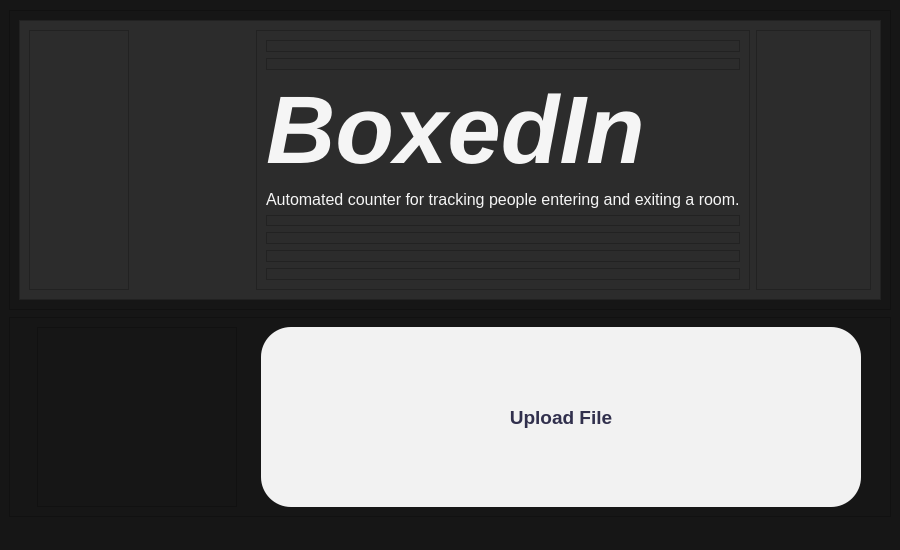
<?xml version="1.0" encoding="UTF-8"?>
<ui version="4.0">
 <class>mainWindow</class>
 <widget class="QMainWindow" name="mainWindow">
  <property name="geometry">
   <rect>
    <x>0</x>
    <y>0</y>
    <width>900</width>
    <height>550</height>
   </rect>
  </property>
  <property name="minimumSize">
   <size>
    <width>900</width>
    <height>550</height>
   </size>
  </property>
  <property name="maximumSize">
   <size>
    <width>900</width>
    <height>550</height>
   </size>
  </property>
  <property name="windowTitle">
   <string>BoxedIn</string>
  </property>
  <property name="styleSheet">
   <string notr="true">background-color: rgb(22, 22, 22);</string>
  </property>
  <widget class="QWidget" name="widget">
   <layout class="QVBoxLayout" name="verticalLayout">
    <item>
     <widget class="QFrame" name="frame_2">
      <property name="minimumSize">
       <size>
        <width>400</width>
        <height>50</height>
       </size>
      </property>
      <property name="maximumSize">
       <size>
        <width>900</width>
        <height>300</height>
       </size>
      </property>
      <property name="frameShape">
       <enum>QFrame::StyledPanel</enum>
      </property>
      <property name="frameShadow">
       <enum>QFrame::Raised</enum>
      </property>
      <layout class="QHBoxLayout" name="horizontalLayout_2">
       <item>
        <widget class="QFrame" name="frame_4">
         <property name="styleSheet">
          <string notr="true">background-color: rgb(44, 44, 44);</string>
         </property>
         <property name="frameShape">
          <enum>QFrame::StyledPanel</enum>
         </property>
         <property name="frameShadow">
          <enum>QFrame::Raised</enum>
         </property>
         <layout class="QVBoxLayout" name="verticalLayout_2">
          <item>
           <layout class="QHBoxLayout" name="horizontalLayout_3">
            <item>
             <widget class="QFrame" name="frame_6">
              <property name="maximumSize">
               <size>
                <width>100</width>
                <height>16777215</height>
               </size>
              </property>
              <property name="frameShape">
               <enum>QFrame::StyledPanel</enum>
              </property>
              <property name="frameShadow">
               <enum>QFrame::Raised</enum>
              </property>
             </widget>
            </item>
            <item>
             <widget class="QLabel" name="label_2">
              <property name="text">
               <string/>
              </property>
              <property name="pixmap">
               <pixmap>images/LOGOO_20231208163436.png</pixmap>
              </property>
              <property name="scaledContents">
               <bool>true</bool>
              </property>
             </widget>
            </item>
            <item>
             <widget class="QFrame" name="frame_5">
              <property name="frameShape">
               <enum>QFrame::StyledPanel</enum>
              </property>
              <property name="frameShadow">
               <enum>QFrame::Raised</enum>
              </property>
              <layout class="QVBoxLayout" name="verticalLayout_3">
               <item>
                <widget class="QFrame" name="frame_12">
                 <property name="frameShape">
                  <enum>QFrame::StyledPanel</enum>
                 </property>
                 <property name="frameShadow">
                  <enum>QFrame::Raised</enum>
                 </property>
                </widget>
               </item>
               <item>
                <widget class="QFrame" name="frame_13">
                 <property name="frameShape">
                  <enum>QFrame::StyledPanel</enum>
                 </property>
                 <property name="frameShadow">
                  <enum>QFrame::Raised</enum>
                 </property>
                </widget>
               </item>
               <item>
                <widget class="QLabel" name="label_3">
                 <property name="font">
                  <font>
                   <pointsize>72</pointsize>
                   <weight>75</weight>
                   <italic>true</italic>
                   <bold>true</bold>
                  </font>
                 </property>
                 <property name="styleSheet">
                  <string notr="true">color: rgb(245, 245, 245);</string>
                 </property>
                 <property name="text">
                  <string>BoxedIn</string>
                 </property>
                </widget>
               </item>
               <item alignment="Qt::AlignHCenter|Qt::AlignTop">
                <widget class="QLabel" name="label_4">
                 <property name="font">
                  <font>
                   <pointsize>12</pointsize>
                   <weight>50</weight>
                   <italic>false</italic>
                   <bold>false</bold>
                   <strikeout>false</strikeout>
                  </font>
                 </property>
                 <property name="styleSheet">
                  <string notr="true">color: rgb(245, 245, 245);</string>
                 </property>
                 <property name="text">
                  <string>Automated counter for tracking people entering and exiting a room.</string>
                 </property>
                </widget>
               </item>
               <item>
                <widget class="QFrame" name="frame_8">
                 <property name="frameShape">
                  <enum>QFrame::StyledPanel</enum>
                 </property>
                 <property name="frameShadow">
                  <enum>QFrame::Raised</enum>
                 </property>
                </widget>
               </item>
               <item>
                <widget class="QFrame" name="frame_9">
                 <property name="frameShape">
                  <enum>QFrame::StyledPanel</enum>
                 </property>
                 <property name="frameShadow">
                  <enum>QFrame::Raised</enum>
                 </property>
                </widget>
               </item>
               <item>
                <widget class="QFrame" name="frame_10">
                 <property name="frameShape">
                  <enum>QFrame::StyledPanel</enum>
                 </property>
                 <property name="frameShadow">
                  <enum>QFrame::Raised</enum>
                 </property>
                </widget>
               </item>
               <item>
                <widget class="QFrame" name="frame_11">
                 <property name="frameShape">
                  <enum>QFrame::StyledPanel</enum>
                 </property>
                 <property name="frameShadow">
                  <enum>QFrame::Raised</enum>
                 </property>
                </widget>
               </item>
              </layout>
             </widget>
            </item>
            <item>
             <widget class="QFrame" name="frame_7">
              <property name="frameShape">
               <enum>QFrame::StyledPanel</enum>
              </property>
              <property name="frameShadow">
               <enum>QFrame::Raised</enum>
              </property>
             </widget>
            </item>
           </layout>
          </item>
         </layout>
        </widget>
       </item>
      </layout>
     </widget>
    </item>
    <item>
     <widget class="QFrame" name="frame">
      <property name="minimumSize">
       <size>
        <width>400</width>
        <height>100</height>
       </size>
      </property>
      <property name="maximumSize">
       <size>
        <width>900</width>
        <height>200</height>
       </size>
      </property>
      <property name="frameShape">
       <enum>QFrame::StyledPanel</enum>
      </property>
      <property name="frameShadow">
       <enum>QFrame::Raised</enum>
      </property>
      <layout class="QHBoxLayout" name="horizontalLayout">
       <item>
        <widget class="QFrame" name="frame_3">
         <property name="minimumSize">
          <size>
           <width>90</width>
           <height>90</height>
          </size>
         </property>
         <property name="maximumSize">
          <size>
           <width>200</width>
           <height>200</height>
          </size>
         </property>
         <property name="frameShape">
          <enum>QFrame::StyledPanel</enum>
         </property>
         <property name="frameShadow">
          <enum>QFrame::Raised</enum>
         </property>
         <layout class="QHBoxLayout" name="horizontalLayout_4">
          <item>
           <widget class="QLabel" name="label">
            <property name="styleSheet">
             <string notr="true">color: rgb(255, 255, 255);</string>
            </property>
            <property name="text">
             <string/>
            </property>
            <property name="pixmap">
             <pixmap>images/icons8-upload-file-96(-xxxhdpi).png</pixmap>
            </property>
            <property name="scaledContents">
             <bool>true</bool>
            </property>
           </widget>
          </item>
         </layout>
        </widget>
       </item>
       <item>
        <widget class="QPushButton" name="uploadFileBtn">
         <property name="minimumSize">
          <size>
           <width>300</width>
           <height>90</height>
          </size>
         </property>
         <property name="maximumSize">
          <size>
           <width>600</width>
           <height>200</height>
          </size>
         </property>
         <property name="font">
          <font>
           <pointsize>14</pointsize>
           <weight>75</weight>
           <bold>true</bold>
          </font>
         </property>
         <property name="styleSheet">
          <string notr="true">QPushButton{
color: rgb(49, 48, 77);
	background-color: rgb(242, 242, 242);
border-radius: 30px;
}
QPushButton:hover {
	background-color: rgb(204, 204, 204);
	color: rgb(0, 0, 0);
}</string>
         </property>
         <property name="text">
          <string>Upload File</string>
         </property>
        </widget>
       </item>
      </layout>
     </widget>
    </item>
   </layout>
  </widget>
  <widget class="QMenuBar" name="menubar">
   <property name="geometry">
    <rect>
     <x>0</x>
     <y>0</y>
     <width>900</width>
     <height>21</height>
    </rect>
   </property>
  </widget>
  <widget class="QStatusBar" name="statusbar"/>
 </widget>
 <resources/>
 <connections/>
</ui>
